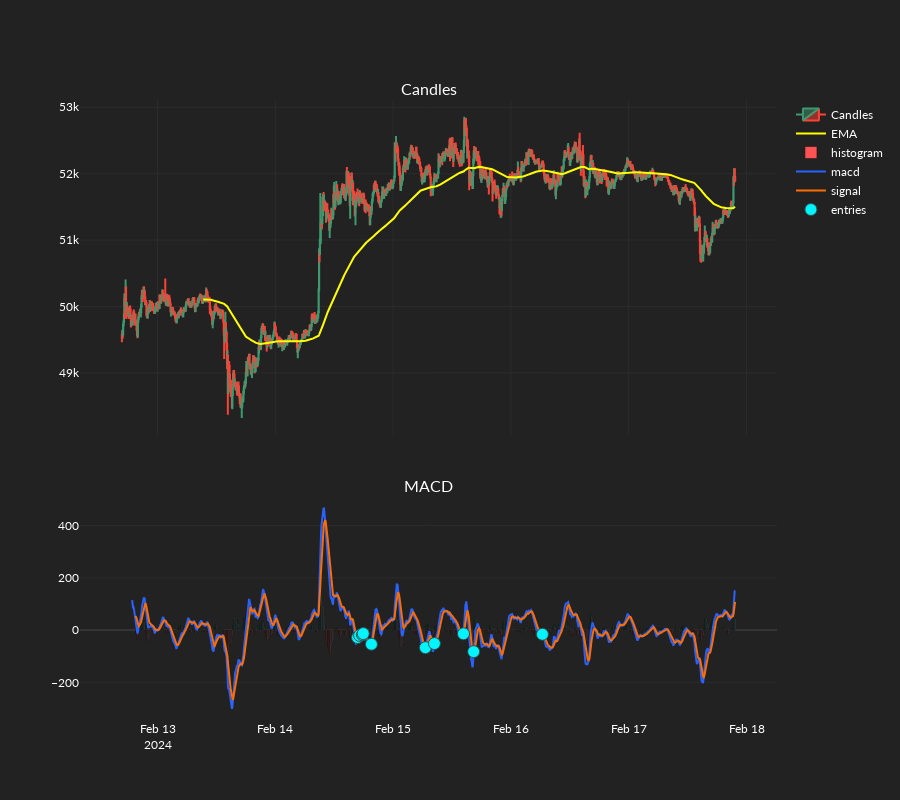

This figure's notebook cell:
### Code cell
fig = go.Figure()
fig = make_subplots(
    cols=1,
    rows=2,
    shared_xaxes=True,
    subplot_titles=["Candles", "MACD"],
    row_heights=[0.6, 0.4],
    vertical_spacing=0.1,
)
# Candlestick chart for pricing
fig.append_trace(
    go.Candlestick(
        x=datetimes,
        open=candles[:, CandleBodyType.Open],
        high=candles[:, CandleBodyType.High],
        low=candles[:, CandleBodyType.Low],
        close=candles[:, CandleBodyType.Close],
        name="Candles",
    ),
    col=1,
    row=1,
)
fig.append_trace(
    go.Scatter(
        x=datetimes,
        y=ema,
        name="EMA",
        line_color="yellow",
    ),
    col=1,
    row=1,
)
ind_shift = np.roll(histogram, 1)
ind_shift[0] = np.nan
colors = np.where(
    histogram >= 0,
    np.where(ind_shift < histogram, "#26A69A", "#B2DFDB"),
    np.where(ind_shift < histogram, "#FFCDD2", "#FF5252"),
)
fig.append_trace(
    go.Bar(
        x=datetimes,
        y=histogram,
        name="histogram",
        marker_color=colors,
    ),
    row=2,
    col=1,
)
fig.append_trace(
    go.Scatter(
        x=datetimes,
        y=macd,
        name="macd",
        line_color="#2962FF",
    ),
    row=2,
    col=1,
)
fig.append_trace(
    go.Scatter(
        x=datetimes,
        y=signal,
        name="signal",
        line_color="#FF6D00",
    ),
    row=2,
    col=1,
)
fig.append_trace(
    go.Scatter(
        x=datetimes,
        y=entry_signals,
        mode="markers",
        name="entries",
        marker=dict(
            size=12,
            symbol="circle",
            color="#00F6FF",
            line=dict(
                width=1,
                color="DarkSlateGrey",
            ),
        ),
    ),
    row=2,
    col=1,
)
# Update options and show plot
fig.update_layout(height=800, xaxis_rangeslider_visible=False)
fig.show()

### Figure 1 — Plotly figure (JSON) as saved in the notebook; plotly's stock layout.template omitted (floating-point values rounded to 4 significant figures; data arrays with more than 128 entries replaced by an {"elided": "..."} marker saying what was removed)
{"data": [{"close": {"elided": "1500 float values"}, "high": {"elided": "1500 float values"}, "low": {"elided": "1500 float values"}, "name": "Candles", "open": {"elided": "1500 float values"}, "type": "candlestick", "x": {"elided": "1500 str values"}, "xaxis": "x", "yaxis": "y"}, {"line": {"color": "yellow"}, "name": "EMA", "type": "scatter", "x": {"elided": "1500 str values"}, "xaxis": "x", "y": {"elided": "1500 float values"}, "yaxis": "y"}, {"marker": {"color": {"elided": "1500 str values"}}, "name": "histogram", "type": "bar", "x": {"elided": "1500 str values"}, "xaxis": "x2", "y": {"elided": "1500 float values"}, "yaxis": "y2"}, {"line": {"color": "#2962FF"}, "name": "macd", "type": "scatter", "x": {"elided": "1500 str values"}, "xaxis": "x2", "y": {"elided": "1500 float values"}, "yaxis": "y2"}, {"line": {"color": "#FF6D00"}, "name": "signal", "type": "scatter", "x": {"elided": "1500 str values"}, "xaxis": "x2", "y": {"elided": "1500 float values"}, "yaxis": "y2"}, {"marker": {"color": "#00F6FF", "line": {"color": "DarkSlateGrey", "width": 1}, "size": 12, "symbol": "circle"}, "mode": "markers", "name": "entries", "type": "scatter", "x": {"elided": "1500 str values"}, "xaxis": "x2", "y": {"elided": "1500 float values"}, "yaxis": "y2"}], "layout": {"annotations": [{"font": {"size": 16}, "showarrow": false, "text": "Candles", "x": 0.5, "xanchor": "center", "xref": "paper", "y": 1, "yanchor": "bottom", "yref": "paper"}, {"font": {"size": 16}, "showarrow": false, "text": "MACD", "x": 0.5, "xanchor": "center", "xref": "paper", "y": 0.36, "yanchor": "bottom", "yref": "paper"}], "height": 800, "xaxis": {"anchor": "y", "domain": [0, 1], "matches": "x2", "rangeslider": {"visible": false}, "showticklabels": false}, "xaxis2": {"anchor": "y2", "domain": [0, 1]}, "yaxis": {"anchor": "x", "domain": [0.46, 1]}, "yaxis2": {"anchor": "x2", "domain": [0, 0.36]}}}
